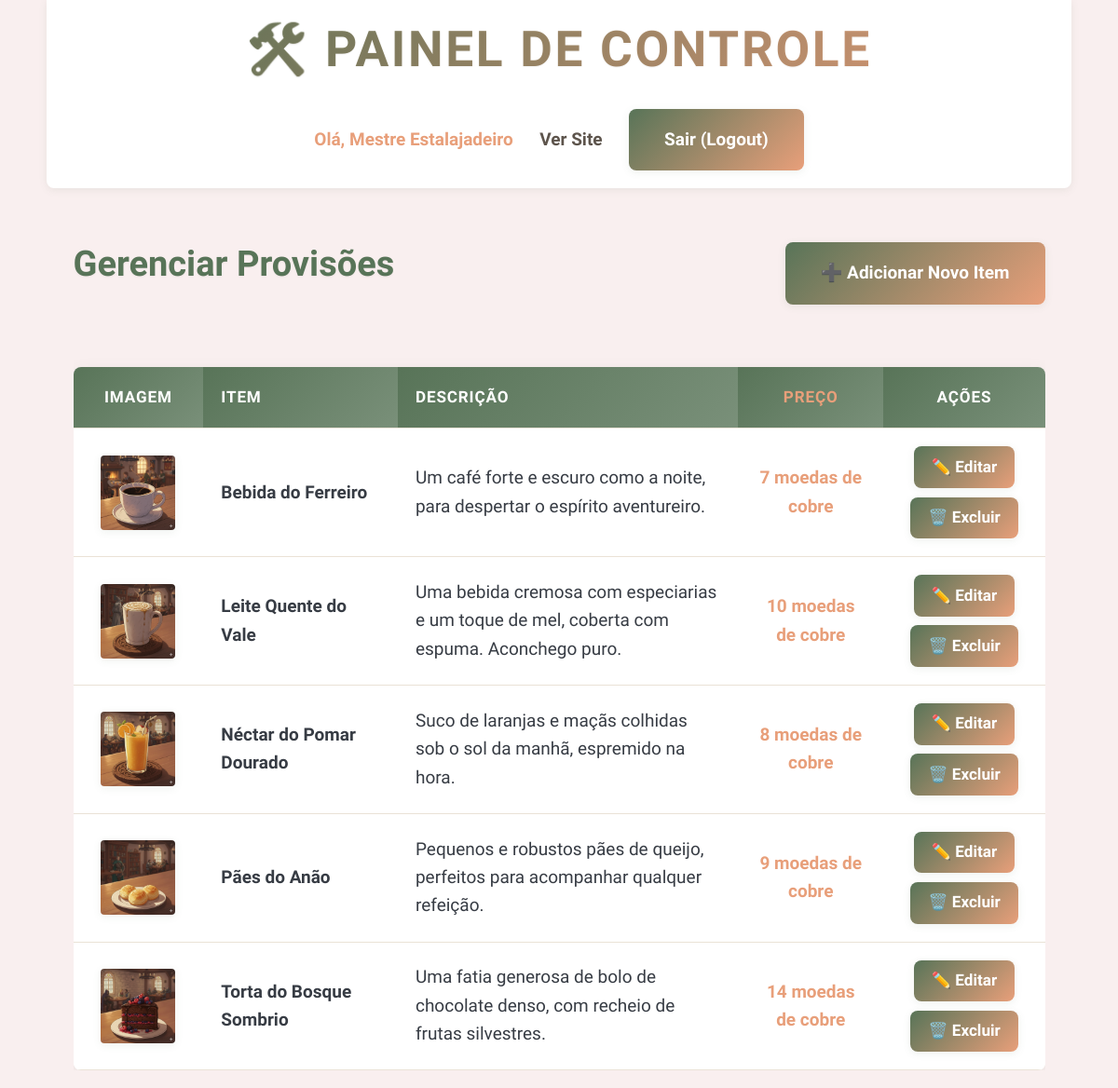
The page /admin.php (signed in) on the database its author committed.
### tables this page shows
CREATE TABLE IF NOT EXISTS cardapio (
    id INT AUTO_INCREMENT PRIMARY KEY,
    imagem VARCHAR(255),
    item VARCHAR(100),
    descricao TEXT,
    preco VARCHAR(50)
);

### admin.php (the view, shortened to what this page needs)
<?php
include 'conexao.php';
?>
<!DOCTYPE html>
<html lang="pt-br">
<head>
    <link rel="stylesheet" href="pico.css">
    <link rel="stylesheet" href="estilos.css">
</head>
<body>
    <header>
        <h1>🛠️ Painel de Controle</h1>
        <nav>
            <strong style="color: var(--cor-destaque);">Olá, <?php echo $_SESSION['nome_usuario']; ?></strong>
            <a href="index.html" target="_blank">Ver Site</a>
            <a href="logout.php" role="button" class="secondary">Sair (Logout)</a>
        </nav>
    </header>
    <main>
        <div style="display: flex; justify-content: space-between; align-items: center; margin-bottom: 2rem;">
            <h2>Gerenciar Provisões</h2>
            <a href="adicionar.php" role="button" class="contrast">➕ Adicionar Novo Item</a>
        </div>
        <div style="overflow-x: auto;">
            <table class="cardapio-table">
                <thead>
                    <tr>
                        <th>Imagem</th>
                        <th>Item</th>
                        <th>Descrição</th>
                        <th>Preço</th>
                        <th>Ações</th>
                    </tr>
                </thead>
                <tbody>
                    <?php
                    $sql = "SELECT * FROM cardapio ORDER BY item ASC";
                    $result = mysqli_query($conn, $sql);
                    if ($result && mysqli_num_rows($result) > 0) {
                        while($row = mysqli_fetch_assoc($result)) {
                            echo "<tr>";
                            echo "<td><img src='{$row['imagem']}' style='max-width: 80px; border-radius: 4px;'></td>";
                            echo "<td>{$row['item']}</td>";
                            echo "<td>{$row['descricao']}</td>";
                            echo "<td>{$row['preco']}</td>";
                            echo "<td>
                                    <div class='acoes-botoes'>
                                        <a href='editar.php?id={$row['id']}' role='button' class='outline'>✏️ Editar</a>
                                        <button onclick=\"confirmarExclusao({$row['id']}, '{$row['item']}')\" class='outline contrast'>🗑️ Excluir</button>
                                    </div>
                                  </td>";
                            echo "</tr>";
                        }
                    } else {
                        echo "<tr><td colspan='5' class='text-center'>Nenhum item no cardápio. Adicione o primeiro!</td></tr>";
                    }
                    ?>
                </tbody>
            </table>
        </div>
    </main>
</body>
</html>

### rows shown on the page
cardapio: imagem (picture), item "Bebida do Ferreiro", descricao "Um café forte e escuro como a noite, para despertar o espírito aventureiro.", preco "7 moedas de cobre"
cardapio: imagem (picture), item "Leite Quente do Vale", descricao "Uma bebida cremosa com especiarias e um toque de mel, coberta com espuma. Aconchego puro.", preco "10 moedas de cobre"
cardapio: imagem (picture), item "Néctar do Pomar Dourado", descricao "Suco de laranjas e maçãs colhidas sob o sol da manhã, espremido na hora.", preco "8 moedas de cobre"
cardapio: imagem (picture), item "Pães do Anão", descricao "Pequenos e robustos pães de queijo, perfeitos para acompanhar qualquer refeição.", preco "9 moedas de cobre"
cardapio: imagem (picture), item "Torta do Bosque Sombrio", descricao "Uma fatia generosa de bolo de chocolate denso, com recheio de frutas silvestres.", preco "14 moedas de cobre"

### other values the page prints
$_SESSION['nome_usuario'] "Mestre Estalajadeiro"
